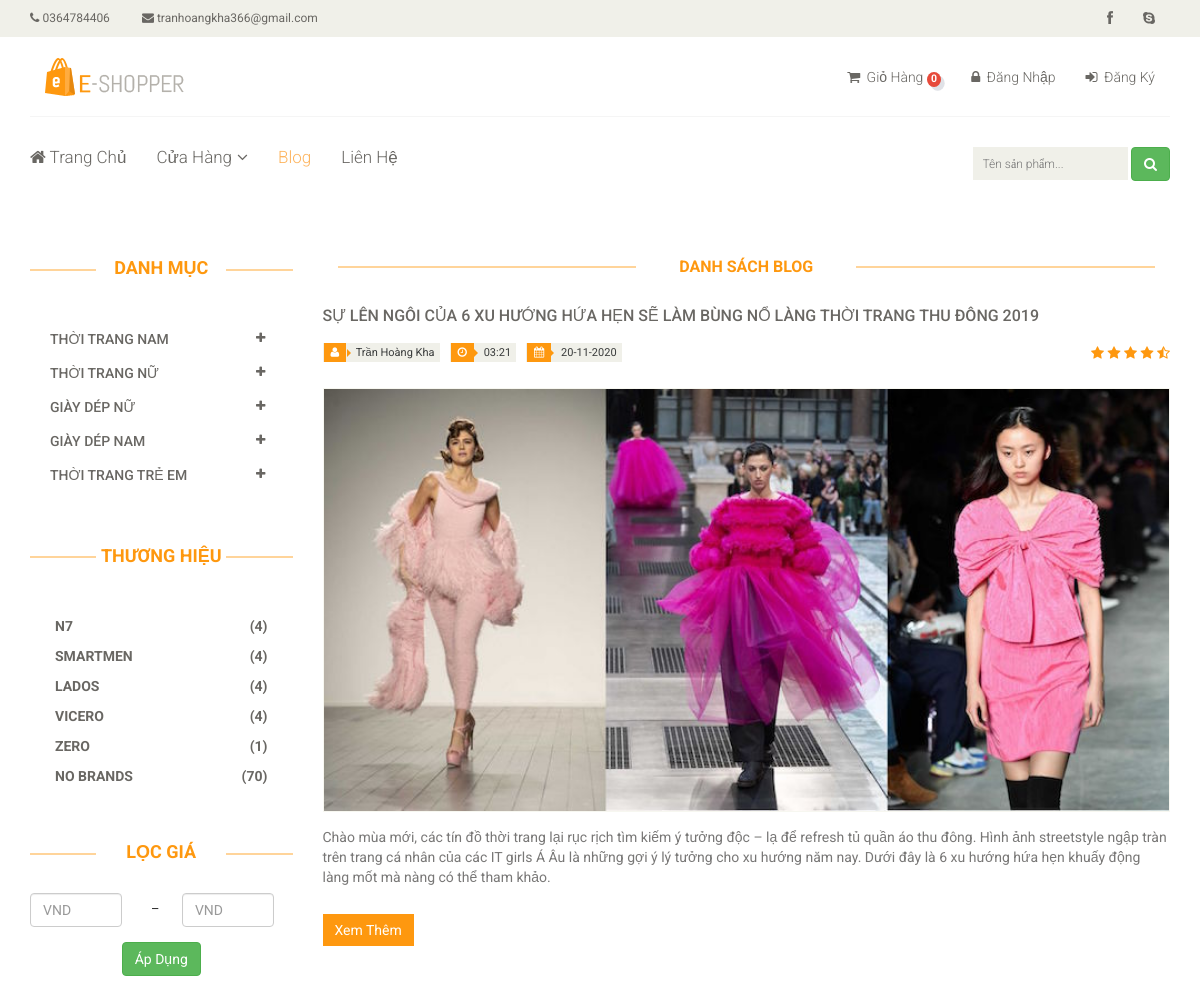
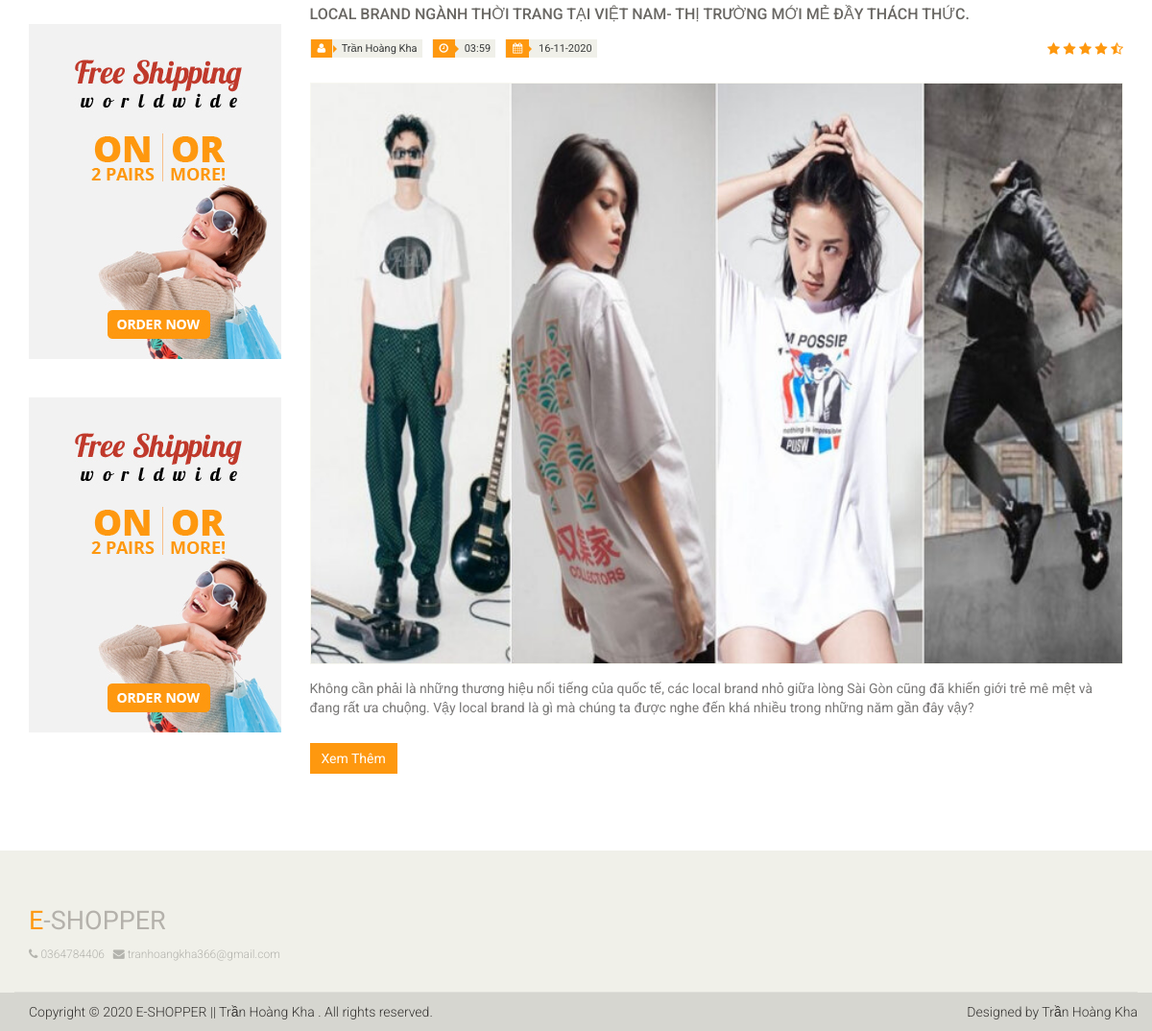
Screenshot of /blog.php with the database file from the repository (2 pictures, top to bottom).
### tables this page shows
CREATE TABLE `lienhe` (
  `id` int(11) NOT NULL,
  `DienThoai` varchar(12) NOT NULL,
  `Email` varchar(100) NOT NULL,
  `LinkFace` varchar(50) NOT NULL,
  `DiaChi` varchar(100) NOT NULL,
  `KinhDo` varchar(15) NOT NULL,
  `ViDo` varchar(15) NOT NULL
);

CREATE TABLE `danh_muc_cha` (
  `id` int(11) NOT NULL,
  `SoTT` tinyint(4) NOT NULL,
  `TenDMC` varchar(50) NOT NULL,
  `Created_at` timestamp NOT NULL DEFAULT current_timestamp()
);

CREATE TABLE `san_pham` (
  `id` int(11) NOT NULL,
  `TenSP` varchar(50) NOT NULL,
  `GiaSP` int(11) NOT NULL,
  `GiamGia` tinyint(4) DEFAULT 0,
  `AnhSP` varchar(20) NOT NULL,
  `id_DanhMuc` int(11) NOT NULL,
  `id_ThuongHieu` int(11) NOT NULL,
  `MoTa` text DEFAULT NULL,
  `LanBan` int(11) DEFAULT 0,
  `Created_by` int(11) NOT NULL,
  `Update_by` int(11) NOT NULL,
  `Created_at` timestamp NOT NULL DEFAULT current_timestamp(),
  `Update_at` timestamp NOT NULL DEFAULT current_timestamp() ON UPDATE current_timestamp()
);

CREATE TABLE `thuong_hieu` (
  `id` int(11) NOT NULL,
  `SoTT` tinyint(4) NOT NULL,
  `TenTH` varchar(30) NOT NULL,
  `HienThi` tinyint(4) NOT NULL DEFAULT 0,
  `Created_at` timestamp NOT NULL DEFAULT current_timestamp(),
  `Update_at` timestamp NOT NULL DEFAULT current_timestamp() ON UPDATE current_timestamp()
);

CREATE TABLE `adver` (
  `id` int(11) NOT NULL,
  `AnhAdver` varchar(20) NOT NULL,
  `DuongDan` varchar(200) NOT NULL,
  `HienThi` tinyint(4) NOT NULL DEFAULT 0,
  `Update_at` timestamp NOT NULL DEFAULT current_timestamp() ON UPDATE current_timestamp()
);

CREATE TABLE `blog` (
  `id` int(11) NOT NULL,
  `TieuDe` varchar(200) NOT NULL,
  `TomTat` varchar(400) NOT NULL,
  `NoiDung` text DEFAULT NULL,
  `Hinh` varchar(20) NOT NULL,
  `LuotXem` int(11) NOT NULL DEFAULT 0,
  `TrangThai` tinyint(4) NOT NULL DEFAULT 1,
  `Created_by` int(11) NOT NULL,
  `Update_by` int(11) NOT NULL,
  `Created_at` timestamp NOT NULL DEFAULT current_timestamp(),
  `Updated_at` timestamp NOT NULL DEFAULT current_timestamp() ON UPDATE current_timestamp()
);

### libraries/Function.php (called while the page is built, shortened)
<?php
	function base_url()
	{
		return $url= "http://localhost/public_html/";
	}
	function uploads()
	{
		return base_url() . "public/uploads/";
	}
?>

### libraries/Database.php (called while the page is built, shortened)
<?php
	class Database
	{
		public $link;
		public function __construct()
		{
			$this->link =  mysqli_connect("localhost" ,"root","","thoitrang") or die();
			mysqli_set_charset($this->link,"utf8");
		}
		public function fetchID($table,$id)
		{
			$sql= "SELECT * FROM {$table} WHERE id= $id ";
			$result =mysqli_query($this->link,$sql) or die ("Lỗi truy vấn fetchID " .mysqli_error($this->link));
			return mysqli_fetch_assoc($result);
		}
		public function fetchsql($sql)
		{
			$result= mysqli_query($this->link,$sql) or die("Lỗi truy vấn fetchsql" . mysqli_error($this->link));
			$data=[];
			if($result)
			{
				while ($num = mysqli_fetch_assoc($result))
				{
					$data []= $num;
				}
			}
			return $data;
		}
	}
?>

### autoload/autoload.php (called while the page is built, shortened)
<?php
	require_once __DIR__. "/../libraries/Database.php";
	require_once __DIR__."/../libraries/Function.php";
  	$db= new Database;
    $sqlcontact = "SELECT * FROM lienhe LIMIT 1";
    $contact = $db -> fetchsql($sqlcontact);
?>

### blog.php (the view, shortened to what this page needs)
<?php
  $open ="blog";
  require_once __DIR__. "/autoload/autoload.php";
  $pagesize = 3;
  $pagenumber = isset($_GET['page']) ? $_GET['page'] :"1";
  $sqlblog ="SELECT blog.*,admin.HoTen FROM blog,admin WHERE blog.Created_by = admin.id ORDER BY id DESC LIMIT " .($pagenumber - 1) * $pagesize." , $pagesize";
  $sqlblogtotal ="SELECT blog.*,admin.HoTen FROM blog,admin WHERE blog.Created_by = admin.id ORDER BY id DESC";
  $total = count($db-> fetchsql($sqlblogtotal));
  $blog = $db -> fetchsql($sqlblog);
?>
<?php require_once __DIR__. "/layouts/header.php";  ?>
<?php require_once __DIR__. "/layouts/nav.php";  ?>
        <div class="col-sm-9">
          <div class="blog-post-area">
            <h2 class="title text-center">Danh Sách Blog</h2>
            <?php foreach ($blog as $value): ?>
              <div class="single-blog-post">
                <h3> <?php echo $value['TieuDe'] ?></h3>
                <div class="post-meta">
                  <ul>
                    <li><i class="fa fa-user"></i> <?php echo $value['HoTen'] ?></li>
                    <li><i class="fa fa-clock-o"></i> <?php echo date("H:i", strtotime($value['Created_at'])) ?></li>
                    <li><i class="fa fa-calendar"></i> <?php echo date("d-m-Y", strtotime($value['Created_at'])) ?></li>
                  </ul>
                  <span>
                      <i class="fa fa-star"></i>
                      <i class="fa fa-star"></i>
                      <i class="fa fa-star"></i>
                      <i class="fa fa-star"></i>
                      <i class="fa fa-star-half-o"></i>
                  </span>
                </div>
                <a href="details-blog.php?id=<?php echo $value['id'] ?>">
                  <img src="<?php echo uploads() ?>blog/<?php echo $value['Hinh'] ?>" alt="">
                </a>
                <p><?php echo $value['TomTat'] ?></p>
                <a  class="btn btn-primary" href="details-blog.php?id=<?php echo $value['id'] ?>">Xem Thêm</a>
              </div>
            <?php endforeach; ?>
            <div class="text-right">
              <nav aria-label="Page navigation example">
            </nav>
          </div>
          </div>
        </div>
      </div>
    </div>
  </section>
<?php require_once __DIR__. "/layouts/footer.php";  ?>

### layouts/header.php (shortened to what this page needs)
<!DOCTYPE html>
<html lang="en">
<head>
    <link href="<?php echo base_url() ?>public/fontend/css/bootstrap.min.css" rel="stylesheet">
    <link href="<?php echo base_url() ?>public/fontend/css/font-awesome.min.css" rel="stylesheet">
    <link href="<?php echo base_url() ?>public/fontend/css/prettyPhoto.css" rel="stylesheet">
    <link href="<?php echo base_url() ?>public/fontend/css/price-range.css" rel="stylesheet">
    <link href="<?php echo base_url() ?>public/fontend/css/animate.css" rel="stylesheet">
	<link href="<?php echo base_url() ?>public/fontend/css/main.css" rel="stylesheet">
	<link href="<?php echo base_url() ?>public/fontend/css/responsive.css" rel="stylesheet">
	<link href="<?php echo base_url() ?>public/fontend/css/starrr.css" rel="stylesheet">
	<link rel="stylesheet" href="https://cdnjs.cloudflare.com/ajax/libs/rateYo/2.3.2/jquery.rateyo.min.css">
</head>
<body>
	<header id="header">
		<div class="header_top">
			<div class="container">
			    <?php foreach ($contact as $value): ?>
				<div class="row">
					<div class="col-sm-6">
						<div class="contactinfo">
							<ul class="nav nav-pills">
								<li><a href="contact.php"><i class="fa fa-phone"></i> <?php echo $value['DienThoai'] ?></a></li>
								<li><a href="contact.php"><i class="fa fa-envelope"></i> <?php echo $value['Email'] ?></a></li>
							</ul>
						</div>
					</div>
					<div class="col-sm-6">
						<div class="social-icons pull-right">
							<ul class="nav navbar-nav">
								<li><a href="<?php echo $value['LinkFace'] ?>"><i class="fa fa-facebook"></i></a></li>
								<li><a href="contact.php"><i class="fa fa-skype"></i></a></li>
							</ul>
						</div>
					</div>
				</div>
				<?php endforeach; ?>
			</div>
		</div>
		<div class="header-middle">
			<div class="container">
				<div class="row">
					<div class="col-md-4 clearfix">
						<div class="logo pull-left">
							<a href="index.php"><img src="<?php echo base_url() ?>public/fontend/images/home/logo.png" alt="" /></a>
						</div>
					</div>
					<div class="col-md-8 clearfix">
						<div class="shop-menu clearfix pull-right shop-menu2">
							<ul class="nav navbar-nav">
								<li><a class="<?php echo isset($open) && $open == 'cart' ? 'active' : '' ?>" href="cart.php"><i class="fa fa-shopping-cart"></i> Giỏ Hàng
								<?php
	                        		if (isset($_SESSION['cart']))
	                        		{
	                            		$count = count($_SESSION['cart']);
	                            		echo "<span class='badge_red'>$count</span>";
	                        		}
	                        		else
	                        		{
	                            		echo "<span class='badge_red'>0</span>";
	                        		}
                        		?>
								</a></li>
								<?php if(isset($_SESSION['name_user'])): ?>
								<li><a href="" class="name-user">Xin Chào : <?php echo $_SESSION['name_user'] ?></a></li>
								<div class="btn-group pull-right clearfix">
									<div class="btn-group">
									<button type="button" class="btn btn-default dropdown-toggle usa" data-toggle="dropdown">
										Tài Khoản
									<span class="caret"></span>
									</button>
									<ul class="dropdown-menu">
										<li><a href="profile.php?id=<?php echo $_SESSION['name_id'] ?>"><i class="fa fa-user"></i> Hồ sơ</a></li>
										<li><a href="don-hang.php?id=<?php echo $_SESSION['name_id'] ?>"><i class="fa fa-align-justify"></i> Đơn hàng</a></li>
										<li><a href="doi-mat-khau.php?id=<?php echo $_SESSION['name_id'] ?>"><i class="fa fa-unlock"></i> Đổi Mật Khẩu</a></li>
										<hr style="margin: 10px">
										<li><a onClick="return window.confirm('Bạn có chắc muốn đăng xuất không?')" href="thoat.php"><i class="fa fa-sign-out"></i> Đăng Xuất</a></li>
									</ul>
									</div>
								</div>
								<?php else:  ?>
									<li><a class="<?php echo isset($open) && $open == 'login' ? 'active' : '' ?>" href="dang-nhap.php"><i class="fa fa-lock"></i> Đăng Nhập</a></li>
									<li><a class="<?php echo isset($open) && $open == 'resign' ? 'active' : '' ?>" href="dang-ky.php"><i class="fa fa-sign-in"></i> Đăng Ký</a></li>
								<?php endif; ?>
                            </ul>
                        </div>
					</div>
				</div>
			</div>
		</div>
		<div class="header-bottom">
			<div class="container">
				<div class="row">
					<div class="col-sm-8">
						<div class="mainmenu pull-left">
							<ul class="nav navbar-nav collapse navbar-collapse">
								<li><a href="index.php" class="<?php echo isset($open) && $open == 'index' ? 'active' : '' ?>"><i class="fa fa-home"></i> Trang Chủ</a></li>
								<li class="dropdown"><a class="<?php echo isset($open) && $open == 'sale' || $open == 'cart' ? 'active' : '' ?>" href="">Cửa Hàng<i class="fa fa-angle-down"></i></a>
                                </li>
								<li class="dropdown"><a class="<?php echo isset($open) && $open == 'blog' ? 'active' : '' ?>" href="blog.php"> Blog</a>
                                </li>
								<li><a class="<?php echo isset($open) && $open == 'contact' ? 'active' : '' ?>" href="contact.php">Liên Hệ</a></li>
							</ul>
						</div>
					</div>
					<div class="col-sm-3 col-sm-offset-1">
						<div class="single-widget search_box pull-right">
							<form action="search.php" name="search_box" method="GET">
								<input type="text" placeholder="Tên sản phẩm..." name="search" value="<?php if(isset($search)): echo $search; else: echo ''; endif; ?>" />
								<button type="submit" class="btn btn-success" value="Search" name="query"><i class="fa fa-search"></i></button>
							</form>
						</div>
					</div>
				</div>
			</div>
		</div>
	</header>

### layouts/nav.php (shortened to what this page needs)
<section id="slider">
		<div class="container">
			<div class="row">
				<div class="col-sm-12">
				</div>
			</div>
		</div>
	</section>
	<?php
		$sqlparentcategory = "SELECT danh_muc_cha.id,danh_muc_cha.TenDMC FROM danh_muc_cha,danh_muc,san_pham WHERE danh_muc_cha.id = danh_muc.id_DanhMC AND san_pham.id_DanhMuc = danh_muc.id ORDER BY danh_muc_cha.SoTT";
		$parentscategory = $db -> fetchsql($sqlparentcategory);
		$Parentsdata=[];
		foreach ($parentscategory as $item) {
			$parentscateID = intval($item['id']);
			$sqlparents ="SELECT id_DanhMuc,danh_muc.id,danh_muc.TenDM,COUNT(san_pham.id) as count_category FROM  san_pham,danh_muc WHERE id_DanhMC = $parentscateID AND san_pham.id_DanhMuc= danh_muc.id GROUP BY id_DanhMuc ORDER BY SoTT";
			$pCategory = $db -> fetchsql($sqlparents);
			$Parentsdata[$item['id']]= $pCategory;
		}
		$sqlbrands ="SELECT *,id_ThuongHieu,COUNT(san_pham.id) as count_brands FROM san_pham,thuong_hieu WHERE san_pham.id_ThuongHieu= thuong_hieu.id GROUP BY id_ThuongHieu ORDER BY SoTT";
   		$menuBrands = $db -> fetchsql($sqlbrands);
	?>
	<section>
		<div class="container">
			<div class="row">
				<div class="col-sm-3">
					<div class="left-sidebar">
						<h2>Danh Mục</h2>
						<div class="panel-group category-products" id="accordian">
							<?php foreach ($Parentsdata as $key => $value): ?>
							<div class="panel panel-default">
								<div class="panel-heading">
									<h4 class="panel-title">
										<a data-toggle="collapse" data-parent="#accordian" href="#<?php echo $key ?>">
											<span class="badge pull-right"><i class="fa fa-plus"></i></span>
											<?php $parentscategory2 = $db -> fetchID("danh_muc_cha" , $key) ?>
											<?php echo $parentscategory2['TenDMC'] ?>
										</a>
									</h4>
								</div>
							</div>
							<?php endforeach; ?>
						</div>
						<div class="brands_products">
							<h2>Thương Hiệu</h2>
							<div class="brands-name">
								<?php foreach($menuBrands as $item) : ?>
								<ul class="nav nav-pills nav-stacked">
									<li><a href="thuong-hieu.php?id=<?php echo $item['id'] ?>"><b><span class="pull-right">(<?php echo $item['count_brands'] ?>)</span><?php echo $item['TenTH'] ?></b></a></li>
								</ul>
								<?php endforeach; ?>
							</div>
						</div>
						<div class="price-range">
							<h2>Lọc Giá</h2>
								<div class="list-group">
								<form action="all.php" name="search_box" method="GET">
									<div class="row">
										<div class="col-md-5">
											<input type="text" placeholder="VND" name="minimum_range" id="minimum_range" class="form-control" value="<?php if(isset($minimum_range)): echo $minimum_range; else: echo ''; endif; ?>" required />
										</div>
										<div class="col-md-1">_</div>
										<div class="col-md-5">
											<input type="text" placeholder="VND" name="maximum_range" id="maximum_range" class="form-control" value="<?php if(isset($maximum_range)): echo $maximum_range; else: echo ''; endif; ?>" required />
										</div>
										<div class="text-center" >
											<button type="submit" style="margin-top: 15px;" class="btn btn-success" value="filter" name="query">Áp Dụng</button>
										</div>
									</div>
								</form>
								</div>
						</div>
						<?php
							$sqladver = "SELECT * FROM adver WHERE HienThi = 1 LIMIT 5";
							$adver = $db -> fetchsql($sqladver);
						?>
						<?php foreach ($adver as $value): ?>
							<div class="shipping text-center">
								<a href="<?php echo $value['DuongDan'] ?>"><img src="<?php echo uploads() ?>adver/<?php echo $value['AnhAdver'] ?>" alt="" /></a>
							</div>
						<?php endforeach; ?>
					</div>
				</div>

### layouts/footer.php (shortened to what this page needs)
<footer id="footer">
		<div class="footer-top">
			<div class="container">
				<div class="row">
					<div class="col-sm-12">
						<div class="companyinfo">
							<h2><span>e</span>-shopper</h2>
							<?php foreach ($contact as $value): ?>
							    <p>
							        <i class="fa fa-phone"></i> <?php echo $value['DienThoai'] ?> &nbsp
							        <i class="fa fa-envelope"></i> <?php echo $value['Email'] ?>
							        </p>
							<?php endforeach; ?>
						</div>
					</div>
				</div>
			</div>
		</div>
		<div class="footer-bottom">
			<div class="container">
				<div class="row">
					<p class="pull-left">Copyright © 2020 E-SHOPPER || Trần Hoàng Kha . All rights reserved.</p>
					<p class="pull-right">Designed by <span>Trần Hoàng Kha</span></p>
				</div>
			</div>
		</div>
	</footer>
</body>
</body>
</html>

### rows the page displays
lienhe: DienThoai "0364784406", Email "tranhoangkha366@gmail.com"
danh_muc_cha: TenDMC "THỜI TRANG NAM"
danh_muc_cha: TenDMC "THỜI TRANG NỮ"
danh_muc_cha: TenDMC "GIÀY DÉP NỮ"
danh_muc_cha: TenDMC "GIÀY DÉP NAM"
danh_muc_cha: TenDMC "THỜI TRANG TRẺ EM"
san_pham: count_brands "4", id_ThuongHieu.TenTH "N7"
san_pham: count_brands "4", id_ThuongHieu.TenTH "SMARTMEN"
san_pham: count_brands "4", id_ThuongHieu.TenTH "LADOS"
san_pham: count_brands "4", id_ThuongHieu.TenTH "VICERO"
san_pham: count_brands "1", id_ThuongHieu.TenTH "ZERO"
san_pham: count_brands "70", id_ThuongHieu.TenTH "NO BRANDS"
adver: AnhAdver (picture)
adver: AnhAdver (picture)
blog: TieuDe "SỰ LÊN NGÔI CỦA 6 XU HƯỚNG HỨA HẸN SẼ LÀM BÙNG NỔ LÀNG THỜI TRANG THU ĐÔNG 2019", Created_by.HoTen "Trần Hoàng Kha", Created_at "03:21", Created_at "20-11-2020", Hinh (picture), TomTat "Chào mùa mới, các tín đồ thời trang lại rục rịch tìm kiếm ý tưởng độc – lạ để refresh tủ quần áo thu đông. Hình ảnh streetstyle ngập tràn trên trang cá nhân của các IT girls Á Âu là những gợi ý lý tưởng cho xu hướng năm nay. Dưới đây là 6 xu hướng hứa hẹn khuấy động làng mốt mà nàng có thể tham khảo."
blog: TieuDe "LOCAL BRAND NGÀNH THỜI TRANG TẠI VIỆT NAM- THỊ TRƯỜNG MỚI MẺ ĐẦY THÁCH THỨC.", Created_by.HoTen "Trần Hoàng Kha", Created_at "03:59", Created_at "16-11-2020", Hinh (picture), TomTat "Không cần phải là những thương hiệu nổi tiếng của quốc tế, các local brand nhỏ giữa lòng Sài Gòn cũng đã khiến giới trẻ mê mệt và đang rất ưa chuộng. Vậy local brand là gì mà chúng ta được nghe đến khá nhiều trong những năm gần đây vậy?"
